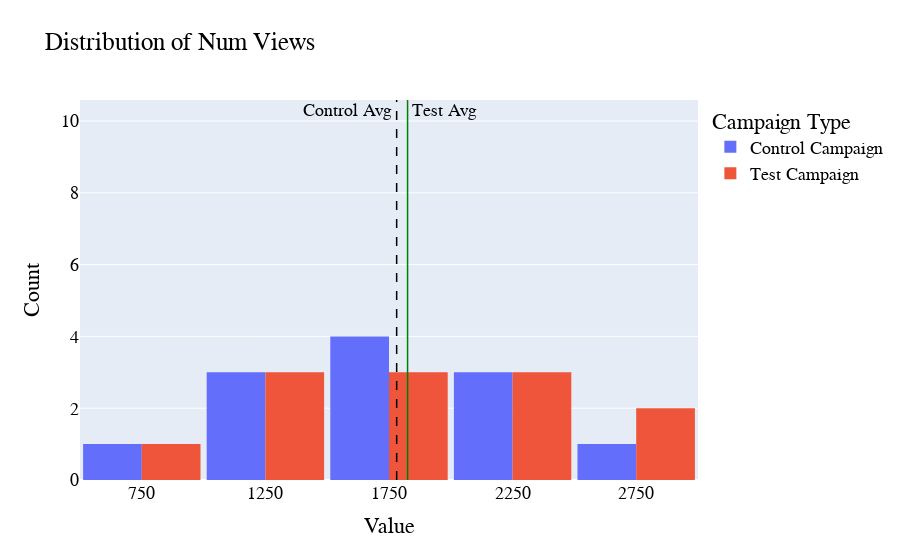

Source (notebook cell):
### Code cell
make_hist('Num Views', -200, 150, 10, 0.05)

### Figure 1 — Plotly figure (JSON) as saved in the notebook; plotly's stock layout.template omitted (floating-point values rounded to 4 significant figures)
{"data": [{"name": "Control Campaign", "type": "histogram", "x": [2159, 1841, 1549, 982, 1944.0, 1249, 1106, 2746, 2179, 1984, 2486, 1147]}, {"name": "Test Campaign", "type": "histogram", "x": [1069, 1548, 2367, 1437, 858, 1073, 2182, 2194, 2761, 1804, 2617, 1992]}], "layout": {"annotations": [{"showarrow": false, "text": "Control Avg", "x": 1581.0, "y": 10, "yshift": 10}, {"showarrow": false, "text": "Test Avg", "x": 1975.0, "y": 10, "yshift": 10}], "bargap": 0.05, "barmode": "group", "font": {"color": "Black", "family": "Overpass", "size": 18}, "legend": {"title": {"text": "Campaign Type"}}, "shapes": [{"line": {"color": "black", "dash": "dash", "width": 1.5}, "type": "line", "x0": 1781.0, "x1": 1781.0, "xref": "x", "y0": 0, "y1": 1, "yref": "y domain"}, {"line": {"color": "green", "width": 1.5}, "type": "line", "x0": 1825.0, "x1": 1825.0, "xref": "x", "y0": 0, "y1": 1, "yref": "y domain"}], "title": {"text": "Distribution of Num Views"}, "xaxis": {"title": {"text": "Value"}}, "yaxis": {"title": {"text": "Count"}}}}
